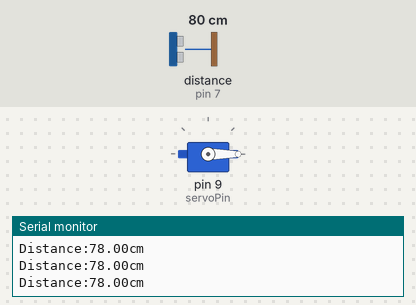
Bench run of a sketch on a simulated Arduino Uno, built with avr-gcc and run on an emulated ATmega328P. Parts: servo, the last lines printed to the serial monitor. Wiring (inferred from the names in the program): ultrasonic range finder: trigger pin 8; echo pin 7. The test bench sets the inputs (shaded band); at power-on: distance to the obstacle (sensor on pin 7) 80 cm. The echo pulse lasts 58.3 µs per cm.

Above: at 1.2 s.
1.3 s: distance to the obstacle (sensor on pin 7) set to 17 cm
2.8 s: distance to the obstacle (sensor on pin 7) set to 14 cm
At 3.6 s:
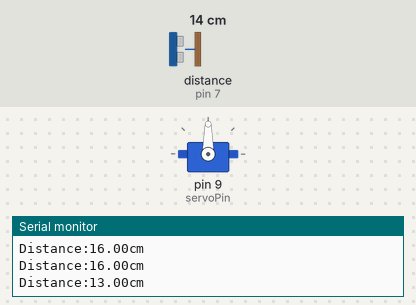
Timing chart, 0 to 5.8 s (numbered marks = the images above; inputs shaded):
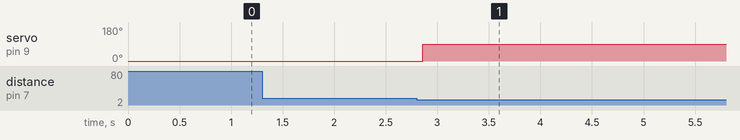

The sketch:

test-cam-bien-tiem-can2.ino
```cpp
#include <Servo.h>
int echoPin = 7;
int trigPin = 8;
int servoPin = 9;
int duration; //micro second
float d_cm;
int pos01=0;
int pos02 = 90;
Servo myServo;
void setup() {

// initialize serial communication:
  Serial.begin(9600);
  pinMode(trigPin,OUTPUT);
  pinMode(echoPin,INPUT);
  myServo.attach(servoPin);
  myServo.write(pos01);
}

void loop() {
  controlServo();

}
void controlServo()
{
  // generate pusle trigger
  digitalWrite(trigPin,LOW);
  delayMicroseconds(2);
  digitalWrite(trigPin,HIGH);
  delayMicroseconds(10);
  digitalWrite(trigPin,LOW);

  // receive
  duration = pulseIn(echoPin,HIGH);
  d_cm = int(duration * 0.034/2.);

  //print
  Serial.print("Distance:");
  Serial.print(d_cm);
  Serial.println("cm");

  //servo
  if(d_cm>=3 & d_cm<=14){
    myServo.write(pos02);
    delay(5000);
  } else {
    myServo.write(pos01);
    delay(200);
  }
}
```

Measured:
- the behaviour switches between 16 and 15 cm on distance to the obstacle (sensor on pin 7) (found by bisection; images 0 and 1)
- after the input at 2.8 s, servo on pin 9 (servoPin): 0° → 90° after 0.06 s
